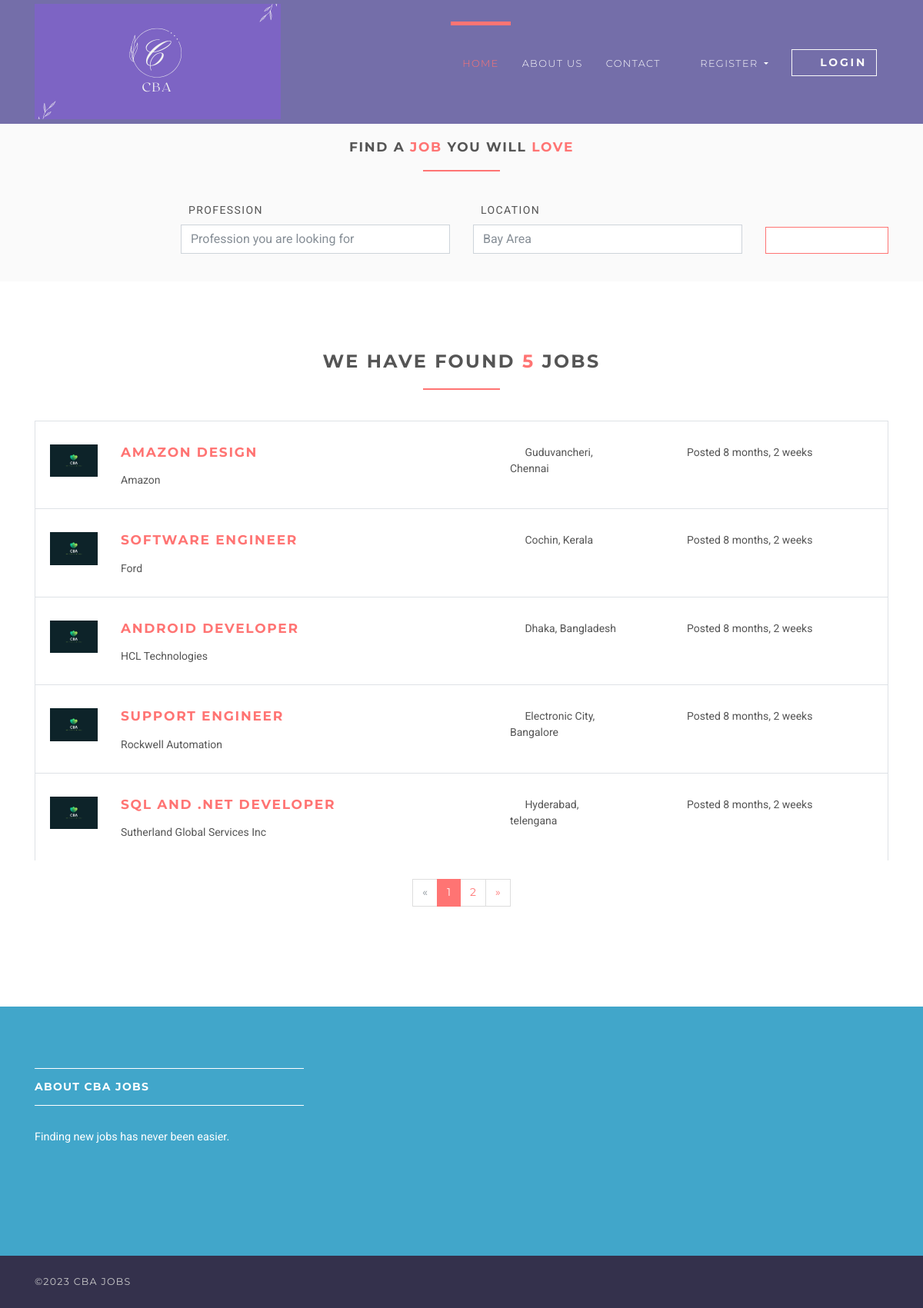
Page /jobs on the committed database.
### jobsapp/models.py (models this page shows, shortened)
class Job(models.Model):
    user = models.ForeignKey(User, on_delete=models.CASCADE)
    title = models.CharField(max_length=300)
    description = models.TextField()
    location = models.CharField(max_length=150)
    type = models.CharField(choices=JOB_TYPE, max_length=10)
    category = models.CharField(max_length=100)
    last_date = models.DateTimeField()
    company_name = models.CharField(max_length=100)
    company_description = models.CharField(max_length=300)
    website = models.CharField(max_length=100, default="")
    created_at = models.DateTimeField(default=timezone.now)
    filled = models.BooleanField(default=False)

### jobsapp/views/home.py (the view)
# urls.py: path('jobs', JobListView.as_view(), name='jobs'),
class JobListView(ListView):
    model = Job
    template_name = 'jobs/jobs.html'
    context_object_name = 'jobs'
    paginate_by = 5

### templates/jobs/jobs.html (shortened to what this page needs)
{% extends 'base.html' %}
{% load static %}
{% block content %}
    <section class="job-form-section job-form-section--compressed">
        <div class="container">
            <h4 class="heading">Find a <span class="accent">job </span> you will <span class="accent">love</span></h4>
            <form id="job-main-form" method="get" action="#" class="job-main-form">
                <div class="controls">
                    <div class="row align-items-end">
                        <div class="col-sm-1 col-lg-2"></div>
                        <div class="col-sm-5 col-lg-4 form-group">
                            <label for="profession">Profession</label>
                            <input type="text" id="profession" name="profession"
                                   placeholder="Profession you are looking for" class="form-control">
                        </div>
                        <div class="col-sm-5 col-lg-4 form-group">
                            <label for="location">Location</label>
                            <input type="text" id="location" name="location" placeholder="Any particular location?"
                                   value="Bay Area" class="form-control">
                        </div>
                        <div class="col-sm-1 col-lg-2 form-group">
                            <button type="submit" name="name"
                                    class="btn btn-outline-white-primary job-main-form__button">
                                <i class="fa fa-search"></i>
                            </button>
                        </div>
                    </div>
                </div>
            </form>
        </div>
    </section>
    <section>
        <div class="container">
            <h3 class="heading">We have found <span class="accent">{{ jobs.count }}</span> jobs</h3>
            {% for job in jobs %}
                <div class="job-listing  ">
                    <div class="row">
                        <div class="col-md-12 col-lg-6">
                            <div class="row">
                                <div class="col-2">
                                    <img src="{% static 'img/company-1.png' %}"
                                         alt="Ipsioou " class="img-fluid">
                                </div>
                                <div class="col-10">
                                    <h4 class="job__title"><a
                                            href="{% url 'jobs:jobs-detail' job.id %}">{{ job.title }}</a></h4>
                                    <p class="job__company">
                                        {{ job.company_name }}
                                    </p>
                                </div>
                            </div>
                        </div>
                        <div class="col-10 col-md-3 col-lg-2 ml-auto"><i class="fa fa-map-marker job__location"></i>
                            {{ job.location }}
                        </div>
                        <div class="col-10 col-md-3 col-lg-3 ml-auto">
                            <p>Posted {{ job.created_at|timesince }}</p>
                        </div>
                    </div>
                </div>
            {% endfor %}
            {% if is_paginated %}
                <div class="row">
                    <div class="col-md-12">
                        <nav aria-label="Page navigation example" class="d-flex justify-content-center mt-4 mb-4">
                            <ul class="pagination">
                                {% if page_obj.has_previous %}
                                    <li class="page-item">
                                        <a href="?page={{ page_obj.previous_page_number }}"
                                           class="page-link">&laquo;</a>
                                    </li>
                                {% else %}
                                    <li class="page-item disabled">
                                        <a class="page-link">&laquo;</a>
                                    </li>
                                {% endif %}
                                {% for i in page_obj.paginator.page_range %}
                                    {% if page_obj.number == i %}
                                        <li class="page-item active">
                                            <a class="page-link">{{ i }}</a>
                                        </li>
                                    {% else %}
                                        <li class="page-item">
                                            <a href="?page={{ i }}" class="page-link">{{ i }}</a>
                                        </li>
                                    {% endif %}
                                {% endfor %}
                                {% if page_obj.has_next %}
                                    <li class="page-item">
                                        <a href="?page={{ page_obj.next_page_number }}" class="page-link">&raquo;</a>
                                    </li>
                                {% else %}
                                    <li class="page-item disabled">
                                        <a class="page-link">&raquo;</a>
                                    </li>
                                {% endif %}
                            </ul>
                        </nav>
                    </div>
                </div>
            {% endif %}
        </div>
    </section>
{% endblock %}

### static/css/style.default.css (style rules this page uses)
html { height:100% }
body { height:100% }
section { position:relative;padding-top:90px;padding-bottom:90px }
button { cursor:pointer }
.heading { text-align:center;margin-bottom:40px }
.heading:after { content:" ";display:block;width:100px;height:2px;margin:20px auto 20px;background:#ff7473 }
a,button { -webkit-transition:all .2s ease-out;transition:all .2s ease-out }
a i.fa,button i.fa { margin:0 5px }
.accent { color:#ff7473 }
.job-form-section { padding:80px 0;background:#fafafa }
.job-form-section .job-main-form { margin-bottom:40px }
.job-form-section .job-main-form label { text-transform:uppercase;letter-spacing:0.1em;margin-left:10px }
.job-form-section.job-form-section--compressed { padding:20px }
.job-form-section.job-form-section--compressed .job-main-form { margin-bottom:0 }
.job-main-form__button { margin-top:15px;display:block;width:100% }
.job-listing { border:solid 1px #dee2e6;border-bottom:none;padding-top:30px;padding-bottom:10px;padding-left:19px;padding-right:15px;clear:both;-webkit-transition:all .2s ease-out;transition:all .2s ease-out }
.job__title { margin-top:0 }
.job__location { margin-right:5px;color:#868e96 }
.btn { font-weight:700;font-family:"Montserrat",Helvetica,Arial,sans-serif;border:1px solid transparent;text-transform:uppercase;letter-spacing:0.2em;padding:.375rem .75rem;font-size:.875rem;line-height:1.5;border-radius:0;-webkit-transition:background-color 0.15s ease-in-out,border-color 0.15s ease-in-out,-webkit-box-shadow 0.15s ease-in-out;transition:background-color 0.15s ease-in-out,border-color 0.15s ease-in-out,-webkit-box-shadow 0.15s ease-in-out;transition:background-color 0.15s ease-in-out,border-color 0.15s ease-in-out,box-shadow 0.15s ease-in-out;transition:background-color 0.15s ease-in-out,border-color 0.15s ease-in-out,box-shadow 0.15s ease-in-out,-webkit-box-shadow 0.15s ease-in-out }
.btn-outline-white-primary { color:#ff7473;background-color:#fff;background-image:none;border-color:#ff7473 }
body { font-family:"Roboto",Helvetica,Arial,sans-serif;font-size:.875rem;font-weight:400;line-height:1.5;color:#555;background-color:#fff }
a { color:#ff7473;text-decoration:none }
h1,h2,h3,h4,h5,h6,.h1,.h2,.h3,.h4,.box-simple h3,.box-image .name h3,.box-image-text .top .name h3,.box-image-text .top .name h4,.h5,.h6 { margin-bottom:1rem;font-family:"Montserrat",Helvetica,Arial,sans-serif;font-weight:700;line-height:1.2;color:#555;text-transform:uppercase;letter-spacing:0.1em }
h3,.h3 { font-size:1.4875rem }
h4,.h4,.box-simple h3,.box-image .name h3,.box-image-text .top .name h3,.box-image-text .top .name h4 { font-size:1.0675rem }
.page-item:first-child .page-link { border-top-left-radius:0rem;border-bottom-left-radius:0rem }
.page-item:last-child .page-link { border-top-right-radius:0rem;border-bottom-right-radius:0rem }
.page-item.active .page-link { color:#fff;background-color:#ff7473;border-color:#ff7473 }
.page-item.disabled .page-link { color:#868e96;background-color:#fff;border-color:#ddd }
.page-link { padding:.5rem .75rem;line-height:1.25;color:#ff7473;background-color:#fff;border:1px solid #ddd;font-family:"Montserrat",Helvetica,Arial,sans-serif }
.form-control { padding:.375rem .75rem;font-size:1rem;line-height:1.5;color:#868e96;background-color:#fff;border:1px solid #ced4da;border-radius:0;-webkit-transition:border-color ease-in-out 0.15s,-webkit-box-shadow ease-in-out 0.15s;transition:border-color ease-in-out 0.15s,-webkit-box-shadow ease-in-out 0.15s;transition:border-color ease-in-out 0.15s,box-shadow ease-in-out 0.15s;transition:border-color ease-in-out 0.15s,box-shadow ease-in-out 0.15s,-webkit-box-shadow ease-in-out 0.15s }
.form-control::placeholder { color:#868e96 }

### rows in the picture
Job: title "AMAZON DESIGN", company_name "Amazon", location "Guduvancheri, Chennai", created_at "8 months, 2 weeks"
Job: title "SOFTWARE ENGINEER", company_name "Ford", location "Cochin, Kerala", created_at "8 months, 2 weeks"
Job: title "ANDROID DEVELOPER", company_name "HCL Technologies", location "Dhaka, Bangladesh", created_at "8 months, 2 weeks"
Job: title "SUPPORT ENGINEER", company_name "Rockwell Automation", location "Electronic City, Bangalore", created_at "8 months, 2 weeks"
Job: title "SQL AND .NET DEVELOPER", company_name "Sutherland Global Services Inc", location "Hyderabad, telengana", created_at "8 months, 2 weeks"

### other values in the picture
{{ jobs.count }} "5"
{{ i }} "1"
{{ i }} "2"
